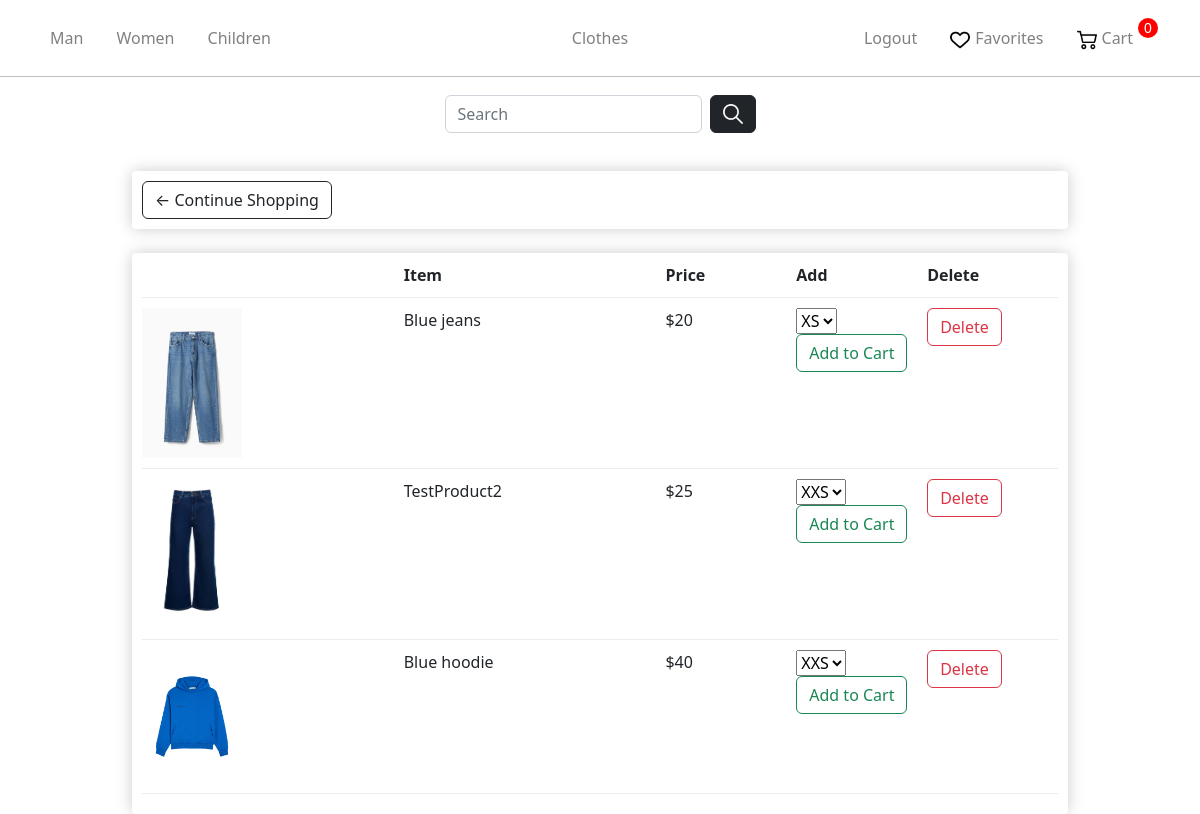
/liked/ (signed in), run on the app's committed database.
### store/models.py (models this page shows, shortened)
class Gender(models.Model):
    name = models.CharField(max_length=100, db_index=True)
    slug = models.SlugField(max_length=255, unique=True, db_index=True)
    categories_id = models.ManyToManyField('Category')
    def get_absolute_url(self):
        return reverse('gender', kwargs={'gender_slug': self.slug})

class Product(models.Model):
    AVAILABILITY =(
        ('Y', 'В наличии'),
        ('N', 'Нет в наличии'),
    )
    name = models.CharField(max_length=255)
    slug = models.SlugField(max_length=255, unique=True, db_index=True)
    description = models.TextField(blank=True)
    discount = models.BooleanField(default=False)
    price = models.IntegerField()
    price_discount = models.IntegerField(blank=True)
    photo = models.ImageField(upload_to="photos")
    size = models.CharField(max_length=255)
    availability = models.CharField(max_length=1,choices = AVAILABILITY,default = '')
    cat = models.ForeignKey('Category', on_delete=models.PROTECT)
    gender = models.ForeignKey('Gender', on_delete=models.PROTECT)
    sizes = models.ManyToManyField('Size')
    def get_delete_favorite(self):
        return reverse('delete_from_favorite', kwargs={'product_pk': self.pk})

### store/views.py (the view)
# urls.py: path('liked/', views.liked, name="liked"),
def liked(request):
    if not request.user.is_authenticated:
        return redirect("login")
    context = {}
    try:
        favorite = Favorite.objects.get(user=request.user)
    except:
        favorite = Favorite.objects.create(user=request.user)
    context['favorite'] = favorite
    context = get_user_context(context,request)
    return render(request, 'store/liked.html', context)

### store/utils.py (called while the page is built)
def get_user_context(dict,request):
    context = dict
    genders = Gender.objects.all()
    ordered = 1
    if not request.user.is_authenticated:
        ordered = 0
    else:
        order_qs = Order.objects.filter(user=request.user, ordered=False)
        if order_qs.exists():
            context["order"] = order_qs[0]
        else:
            ordered = 0
    context["genders"] = genders
    context["gender_selected"] = -1
    context["cat_selected"] = -1
    context["ordered"] = ordered
    return context

### store/templates/store/liked.html (shortened to what this page needs)
{% extends 'store/layout.html' %}
{% load static %}
{% load store_tags %}
{% block content %}
    <link rel="stylesheet" href="{% static 'store/css/CategoriesCartCheckout.css' %}">
	<div class="row">
		<div class="col-lg-12">
			<div class="box-element">
				<a  class="btn btn-outline-dark" href="{% url 'main' %}">&#x2190; Continue Shopping</a>
				<br>
			</div>
			<br>
			<div class="box-element">
				<div class="cart-row">
					<div style="flex:2"></div>
					<div style="flex:2"><strong>Item</strong></div>
					<div style="flex:1"><strong>Price</strong></div>
					<div style="flex:1"><strong>Add</strong></div>
					<div style="flex:1"><strong>Delete</strong></div>
				</div>
				{%for product in favorite.products.all%}
				<div class="cart-row">
					<div style="flex:2"><img class="row-image" src="{{product.photo.url}}"></div>
					<div style="flex:2"><p>{{product.name}}</p></div>
					<div style="flex:1"><p>${{product.price}}</p></div>
					<div style="flex:1">
						<select name="sizes" id="sizes" >
						{%for size in product.sizes.all%}
            			<option value="{{size.name}}">{{size.name}}</option>
						{%endfor%}
						</select>
			<input type="button" id="addcart_{{product.slug}}" value="Add to Cart" class="btn btn-outline-success add-btn"  name="">
					</div>
					<div style="flex:1">
                        <a href = "{{product.get_delete_favorite}}" class="btn btn-outline-danger add-btn">Delete</a>
                    </div>
				</div>
				{%endfor%}
			</div>
		</div>
	</div>
{% endblock %}

### store/templates/store/layout.html (shortened to what this page needs)
{% load static %}
<!doctype html>
<html lang="en">
<head>
    <link rel="stylesheet" href="https://cdn.jsdelivr.net/npm/bootstrap@5.2.3/dist/css/bootstrap.min.css">
    <link rel="stylesheet" href="{% static 'store/css/main.css' %}">
</head>
<body>
    <nav class="navbar navbar-expand-sm navbar-dark main-nav">
    <div class="container justify-content-center">
        <ul class="nav navbar-nav w-100 flex-nowrap">
            {% for gender in genders%}
            <li class="nav-item active">
                {%if gender == gender_selected%}
                <p class="nav-link-selected lk" >{{gender.name}}</p>
                {%else%}
                <a class="nav-link lk" href="{{gender.get_absolute_url}}">{{gender.name}}</a>
                {%endif%}
            {% endfor %}
        </ul>
        <ul class="nav navbar-nav justify-content-center">
            <li class="nav-item"><a class="nav-link" href="{% url 'main' %}">Clothes</a></li>
        </ul>
        <ul class="nav navbar-nav w-100 justify-content-end">
            {% if request.user.is_authenticated %}
            <li class="nav-item">
                <a class="nav-link lk" href="{% url 'logout' %}">Logout</a>
            </li>
            {%endif%}
            <li class="nav-item">
                <a class="nav-link lk icon" href="{% url 'liked' %}"><img src="../../static/store/img/heart.png" alt="Heart Icon">Favorites</a>
            </li>
            <li class="nav-item">
                {%if not ordered%}
                    <p class="cart-total">0</p>
                {%else%}
                    <p class="cart-total">{{order.products.count}}</p>
                {%endif%}
                <a class="nav-link lk icon" href="{% url 'cart' %}"><img src="../../static/store/img/shopping-cart.png" alt="Cart Icon">Cart</a>
            </li>
        </ul>
    </div>
    </nav>
    <hr class="nav">
    <nav class="navbar navbar-expand-sm navbar-dark sec-nav">
    <div class="container justify-content-center">
        <form class="d-flex" role="search">
        <input class="form-control search-input me-2" type="search" placeholder="Search" aria-label="Search" name ="search_area" value="{{ search_input }}">
        <button type="button" class="btn btn-dark"><img src="../../static/store/img/loupe.png" alt="Loupe Icon"></button>
        </form>
    </div>
    </nav>
    {% block content %}
    {% endblock %}
</body>
</html>

### store/static/store/css/main.css (style rules this page uses)
.navbar .icon img { height: 20px; vertical-align: middle; margin-right: 5px; }
.navbar { padding: 18px; }
.navbar-expand-sm .navbar-nav .lk { padding-right: 25px; }
.navbar-nav .nav-link { color: gray; transition: color 0.2s ease-in-out; }
.navbar .cart-total { display: block; text-align: center; color: white; background-color: red; width: 20px; height: 20px; border-radius: 50%; font-size: 14px; font-family: Arial , sans-serif; float: right; }
.btn-dark { padding-top: 2px; }
.navbar .btn-dark img { height: 20px; width: 20px; vertical-align: middle; }
hr { margin: 0; color: black; }

### store/static/store/css/CategoriesCartCheckout.css (style rules this page uses)
.box-element { box-shadow:hsl(0, 0%, 80%) 0 0 16px; background-color: white; border-radius: 4px; padding: 10px; }
.col-lg-12 { max-width: 80%; margin: 0 auto; }
.row { display: flex; justify-content: center; align-items: center; margin-top: 20px; width: 100%; margin-left: 0; }
.row-image { width: 100px; }
.cart-row { display: flex; align-items: flex-stretch; padding-bottom: 10px; margin-bottom: 10px; border-bottom: 1px solid #ececec; }

### data on the page
Gender: name "Man"
Gender: name "Women"
Gender: name "Children"
Product: photo (picture), name "Blue jeans", price "20"
Product: photo (picture), name "TestProduct2", price "25"
Product: photo (picture), name "Blue hoodie", price "40"

### other printed values
form field sizes "XS"
form field sizes "XXS"
